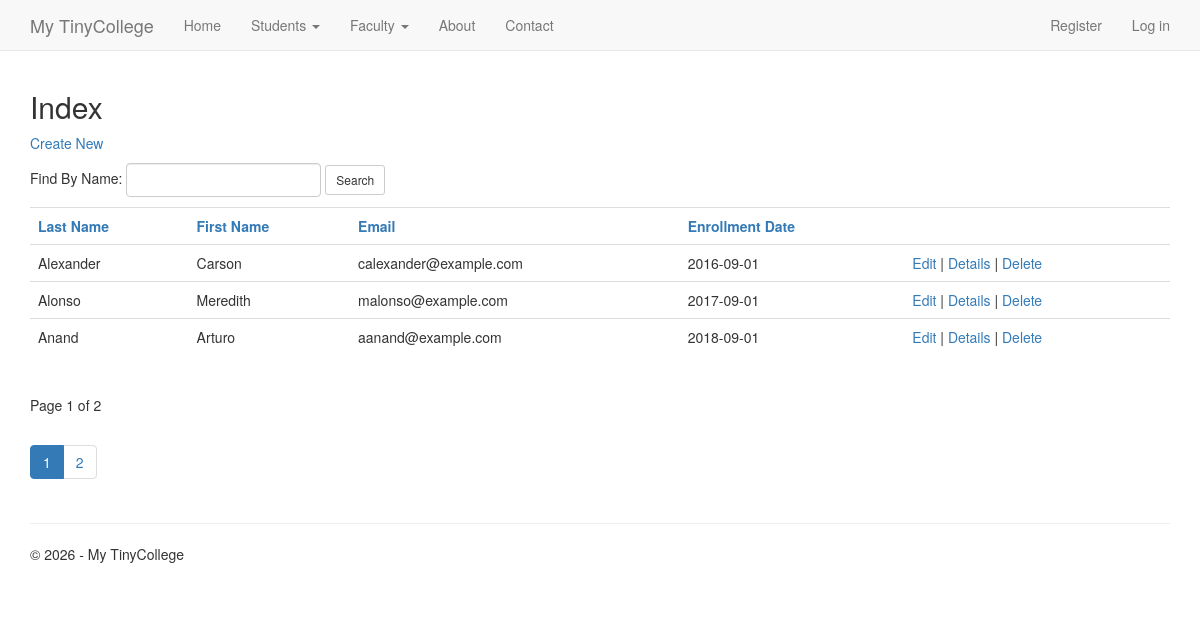
The page /public/index.php?r=student/index on the database its author committed.
### tables this page shows
CREATE TABLE `students` (
  `ID` INT NOT NULL AUTO_INCREMENT,
  `LastName` VARCHAR(65) NOT NULL,
  `FirstName` VARCHAR(50) NOT NULL,
  `Email` VARCHAR(255) NULL DEFAULT NULL,
  `EnrollmentDate` DATE NOT NULL,
  PRIMARY KEY (`ID`),
  INDEX `idx_students_names` (`LastName`, `FirstName`)
);

### public/index.php (called while the page is built, shortened)
<?php
require dirname(__DIR__) . '/includes/bootstrap.php';
require dirname(__DIR__) . '/includes/router.php';
$route = isset($_GET['r']) ? (string) $_GET['r'] : 'home/index';
$result = app_dispatch($route);
$data = $result['data'];
extract($data, EXTR_SKIP);
$viewFile = dirname(__DIR__) . '/views/' . $result['view'] . '.php';
require $viewFile;
$content = ob_get_clean();
require dirname(__DIR__) . '/views/layout.php';

### includes/helpers.php (called while the page is built, shortened)
<?php
function e(?string $s): string
{
    return htmlspecialchars($s ?? '', ENT_QUOTES | ENT_HTML5, 'UTF-8');
}
function public_directory_url_path(): string
{
    $configPath = dirname(__DIR__) . '/config/config.php';
    $config = require $configPath;
    $configured = trim((string) ($config['app']['base_url'] ?? ''));
    $sf = str_replace('\\', '/', (string) ($_SERVER['SCRIPT_FILENAME'] ?? ''));
    $sn = str_replace('\\', '/', (string) ($_SERVER['SCRIPT_NAME'] ?? '/index.php'));
    $dir = dirname($sf);
    return rtrim(dirname($sn), '/');
}
function base_url(string $path = ''): string
{
    $configPath = dirname(__DIR__) . '/config/config.php';
    $config = require $configPath;
    $configured = trim((string) ($config['app']['base_url'] ?? ''));
    $path = ltrim($path, '/');
    $root = public_directory_url_path();
    return $root . '/' . $path;
}
function url(string $route, array $query = []): string
{
    $q = array_merge(['r' => $route], $query);
    $configPath = dirname(__DIR__) . '/config/config.php';
    $config = require $configPath;
    $configured = trim((string) ($config['app']['base_url'] ?? ''));
    $root = public_directory_url_path();
    return $root . '/index.php?' . http_build_query($q);
}
function query(string $key, ?string $default = null): ?string
{
    if (!isset($_GET[$key])) {
        return $default;
    }
    $v = $_GET[$key];
    return (string) $v;
}

### config/config.php (called while the page is built)
<?php
return [
    'db' => [
        'dsn' => 'mysql:host=127.0.0.1;dbname=mytinycollege;charset=utf8mb4',
        'user' => 'root',
        'pass' => '',
        'options' => [
            PDO::ATTR_ERRMODE => PDO::ERRMODE_EXCEPTION,
            PDO::ATTR_DEFAULT_FETCH_MODE => PDO::FETCH_ASSOC,
        ],
    ],
    'app' => [
        'base_url' => '',
        'name' => 'My TinyCollege',
    ],
];

### includes/router.php (called while the page is built, shortened)
<?php
function app_dispatch(string $route): array
{
    $route = strtolower(trim($route, '/'));
    $students = new StudentRepository();
    if ($route === 'student/index') {
        $sortOrder = query('sortOrder');
        $searchInput = query('searchString');
        $currentFilter = query('currentFilter');
        if ($searchInput !== null && $searchInput !== '') {
            $pageNum = 1;
            $search = $searchInput;
        } else {
            $pageNum = max(1, (int) (query('page') ?? '1'));
            $search = $currentFilter !== null && $currentFilter !== '' ? $currentFilter : null;
        }
        $pageSize = 3;
        [$rows, $total] = $students->searchSortPage($sortOrder, $search, $pageNum, $pageSize);
        $pager = new Pager($pageNum, $pageSize, $total);
        $viewBag = [
            'CurrentSort' => $sortOrder,
            'LNameSortParm' => ($sortOrder === null || $sortOrder === '') ? 'lname_desc' : '',
            'FNameSortParm' => $sortOrder === 'fname' ? 'fname_desc' : 'fname',
            'DateSortParm' => $sortOrder === 'date' ? 'date_desc' : 'date',
            'EmailSortParm' => $sortOrder === 'email' ? 'email_desc' : 'email',
            'CurrentFilter' => $search,
        ];
        return ['view' => 'student/index', 'data' => [
            'title' => 'Index',
            'students' => $rows,
            'pager' => $pager,
            'viewBag' => $viewBag,
        ]];
    }
    return ['view' => 'errors/http', 'data' => ['title' => 'Not Found', 'message' => 'Page not found.'], 'code' => 404];
}

### includes/bootstrap.php (called while the page is built, shortened)
<?php
require_once dirname(__DIR__) . '/includes/helpers.php';
require_once dirname(__DIR__) . '/includes/Auth.php';
spl_autoload_register(static function (string $class): void {
    $prefix = 'App\\';
    $rel = str_replace('\\', '/', substr($class, strlen($prefix)));
    $base = dirname(__DIR__) . '/src/';
    $file = $base . $rel . '.php';
});

### src/Repositories/StudentRepository.php (called while the page is built, shortened)
<?php
final class StudentRepository
{
    public function searchSortPage(
        ?string $sortOrder,
        ?string $searchString,
        int $page,
        int $pageSize
    ): array {
        $pdo = Database::pdo();
        $allowed = [
            '' => 's.LastName ASC',
            'lname_desc' => 's.LastName DESC',
            'fname' => 's.FirstName ASC',
            'fname_desc' => 's.FirstName DESC',
            'date' => 's.EnrollmentDate ASC',
            'date_desc' => 's.EnrollmentDate DESC',
            'email' => 's.Email ASC',
            'email_desc' => 's.Email DESC',
        ];
        $key = $sortOrder ?? '';
        $order = $allowed[$key] ?? $allowed[''];
        $where = '';
        $params = [];
        $countSql = "SELECT COUNT(*) FROM students s $where";
        $st = $pdo->prepare($countSql);
        $st->execute();
        $total = (int) $st->fetchColumn();
        $offset = max(0, ($page - 1) * $pageSize);
        $sql = "SELECT s.ID, s.LastName, s.FirstName, s.Email, s.EnrollmentDate FROM students s $where ORDER BY $order LIMIT :lim OFFSET :off";
        $st = $pdo->prepare($sql);
        $st->bindValue(':lim', $pageSize, PDO::PARAM_INT);
        $st->bindValue(':off', $offset, PDO::PARAM_INT);
        $st->execute();
        $rows = $st->fetchAll();
        return [$rows, $total];
    }
}

### src/Services/Pager.php (called while the page is built, shortened)
<?php
final class Pager
{
    public int $pageSize;
    public int $totalItems;
    public function __construct(int $pageNumber, int $pageSize, int $totalItems)
    {
        $this->pageNumber = $pageNumber;
        $this->pageSize = $pageSize > 0 ? $pageSize : 3;
        $this->totalItems = $totalItems;
    }
    public function pageCount(): int
    {
        return (int) ceil($this->totalItems / $this->pageSize);
    }
}

### includes/Auth.php (called while the page is built, shortened)
<?php
final class Auth
{
    public static function userId(): ?int
    {
        if (empty($_SESSION['user_id'])) {
            return null;
        }
        return (int) $_SESSION['user_id'];
    }
    public static function check(): bool
    {
        return self::userId() !== null;
    }
}

### views/student/index.php (the view, shortened to what this page needs)
<?php
$vb = $viewBag;
?>
<h2>Index</h2>
<p><a href="<?= e(url('student/create')) ?>">Create New</a></p>
<form method="get" action="<?= e(base_url('index.php')) ?>" class="form-inline">
    <p>
        Find By Name:
        <input type="text" name="searchString" value="<?= e((string) ($vb['CurrentFilter'] ?? '')) ?>" class="form-control">
        <button type="submit" class="btn btn-sm btn-default">Search</button>
    </p>
</form>
<table class="table">
    <tr>
        <th><a href="<?= e(url('student/index', ['sortOrder' => $vb['LNameSortParm'], 'currentFilter' => $vb['CurrentFilter'] ?? ''])) ?>">Last Name</a></th>
        <th><a href="<?= e(url('student/index', ['sortOrder' => $vb['FNameSortParm'], 'currentFilter' => $vb['CurrentFilter'] ?? ''])) ?>">First Name</a></th>
        <th><a href="<?= e(url('student/index', ['sortOrder' => $vb['EmailSortParm'], 'currentFilter' => $vb['CurrentFilter'] ?? ''])) ?>">Email</a></th>
        <th><a href="<?= e(url('student/index', ['sortOrder' => $vb['DateSortParm'], 'currentFilter' => $vb['CurrentFilter'] ?? ''])) ?>">Enrollment Date</a></th>
        <th></th>
    </tr>
    <?php foreach ($students as $item) : ?>
        <tr>
            <td><?= e((string) $item['LastName']) ?></td>
            <td><?= e((string) $item['FirstName']) ?></td>
            <td><?= e((string) ($item['Email'] ?? '')) ?></td>
            <td><?= e((string) $item['EnrollmentDate']) ?></td>
            <td>
                <a href="<?= e(url('student/edit/' . (int) $item['ID'])) ?>">Edit</a> |
                <a href="<?= e(url('student/details/' . (int) $item['ID'])) ?>">Details</a> |
                <a href="<?= e(url('student/delete/' . (int) $item['ID'])) ?>">Delete</a>
            </td>
        </tr>
    <?php endforeach; ?>
</table>
<?php
$pc = $pager->pageCount();
$pn = $pager->pageNumber;
$displayPn = $pc < $pn ? 0 : $pn;
?>
<br>
<p>Page <?= (int) $displayPn ?> of <?= (int) $pc ?></p>
<ul class="pagination">
    <?php for ($i = 1; $i <= $pc; $i++) : ?>
        <li class="<?= $i === $pn ? 'active' : '' ?>">
            <a href="<?= e(url('student/index', [
                'page' => (string) $i,
                'sortOrder' => (string) ($vb['CurrentSort'] ?? ''),
                'currentFilter' => (string) ($vb['CurrentFilter'] ?? ''),
            ])) ?>"><?= $i ?></a>
        </li>
    <?php endfor; ?>
</ul>

### views/layout.php (shortened to what this page needs)
<!DOCTYPE html>
<html lang="en">
<head>
    <link rel="stylesheet" href="https://cdn.jsdelivr.net/npm/bootstrap@3.4.1/dist/css/bootstrap.min.css">
    <link rel="stylesheet" href="<?= e(base_url('assets/site.css')) ?>">
</head>
<body>
    <div class="navbar navbar-default navbar-fixed-top">
        <div class="container">
            <div class="navbar-header">
                <a class="navbar-brand" href="<?= e(url('home/index')) ?>">My TinyCollege</a>
            </div>
            <div class="navbar-collapse collapse">
                <ul class="nav navbar-nav">
                    <li><a href="<?= e(url('home/index')) ?>">Home</a></li>
                    <li class="dropdown">
                        <a href="#" class="dropdown-toggle" data-toggle="dropdown" role="button">Students <span class="caret"></span></a>
                    </li>
                    <li class="dropdown">
                        <a href="#" class="dropdown-toggle" data-toggle="dropdown" role="button">Faculty <span class="caret"></span></a>
                    </li>
                    <li><a href="<?= e(url('home/about')) ?>">About</a></li>
                    <li><a href="<?= e(url('home/contact')) ?>">Contact</a></li>
                </ul>
                <ul class="nav navbar-nav navbar-right">
                    <?php if (Auth::check()) : ?>
                        <li><a href="<?= e(url('manage/index')) ?>" title="Manage">Hello <?= e(Auth::userEmail() ?? '') ?>!</a></li>
                        <li>
                            <form action="<?= e(url('account/logoff')) ?>" method="post" id="logoutForm" class="navbar-form" style="margin:8px 0 0 0;">
                                <?= Csrf::field() ?>
                                <button type="submit" class="btn btn-link" style="padding:0;">Log off</button>
                            </form>
                        </li>
                    <?php else : ?>
                        <li><a href="<?= e(url('account/register')) ?>" id="registerLink">Register</a></li>
                        <li><a href="<?= e(url('account/login')) ?>" id="loginLink">Log in</a></li>
                    <?php endif; ?>
                </ul>
            </div>
        </div>
    </div>
    <div class="container body-content" style="padding-top:70px;">
        <?= $content ?>
        <hr>
        <footer>
            <p>&copy; <?= date('Y') ?> - My TinyCollege</p>
        </footer>
    </div>
</body>
</html>

### public/assets/site.css (style rules this page uses)
.body-content { padding-bottom: 2rem; }

### rows shown on the page
students: LastName "Alexander", FirstName "Carson", Email "calexander@example.com", EnrollmentDate "2016-09-01"
students: LastName "Alonso", FirstName "Meredith", Email "malonso@example.com", EnrollmentDate "2017-09-01"
students: LastName "Anand", FirstName "Arturo", Email "aanand@example.com", EnrollmentDate "2018-09-01"

### other values the page prints
$displayPn "1"
$pc "2"
